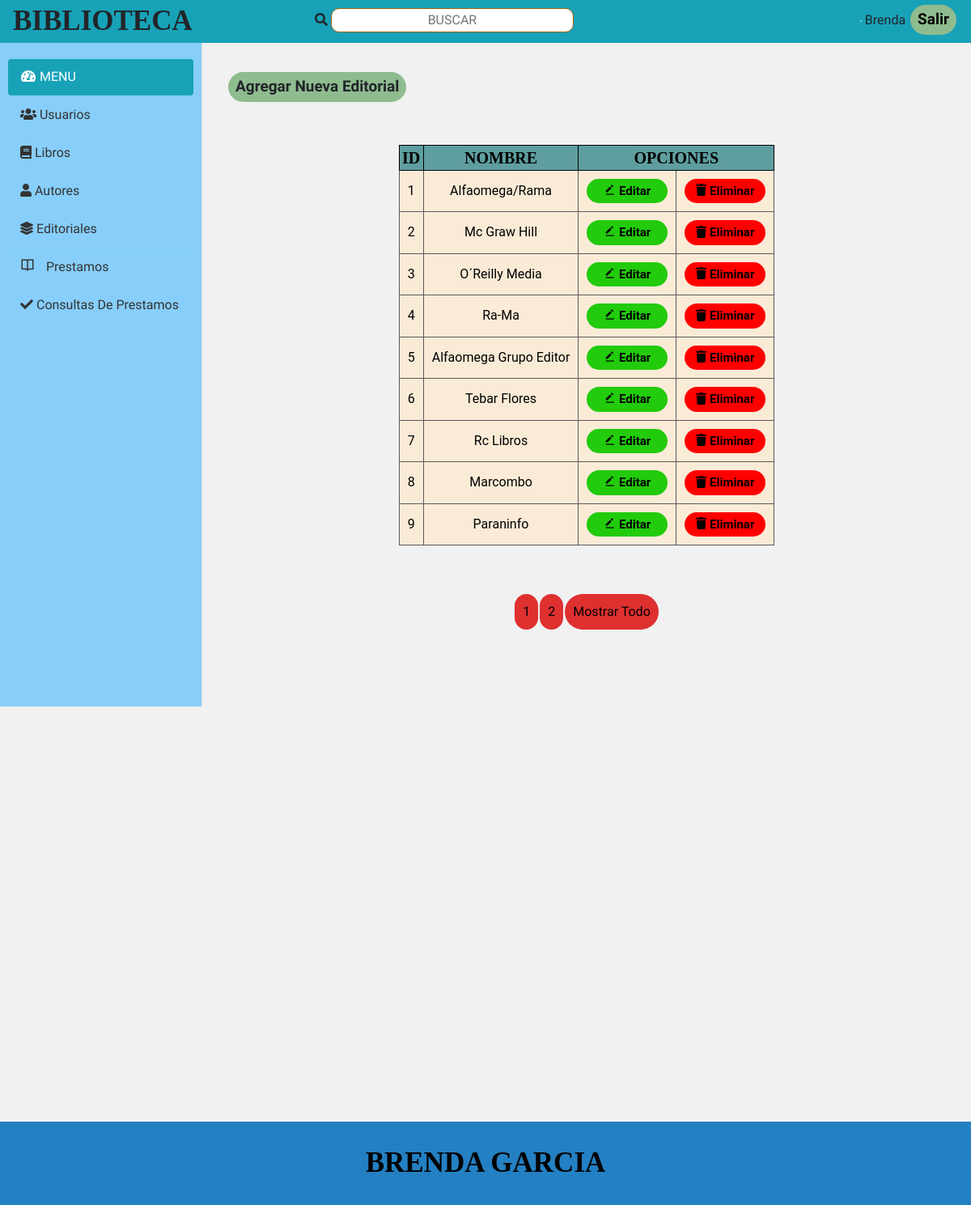
Screenshot of /editoriales.php (signed in) with the database file from the repository.
### tables this page shows
CREATE TABLE `editorial` 
(
  `Id`      INT(2)     NOT NULL,
  `Nombre` VARCHAR(45) NOT NULL,
  PRIMARY KEY (`Id`)
);

### editoriales.php (the view, shortened to what this page needs)
<?php include_once "header.php"; ?>
<section class="content">
<div id="tabla" class="tabla">
            <a class="BOTON" id="BAN" onclick="MostrarFormEd()">Agregar Nueva Editorial</a>
        </div>
        <div id="tabla" class="tabla">
            <form method="post" action="editoriales.php">
                <table  class="contenidotabla"  id="tblDatos">
                    <tr>
                <th>ID</th>
                <th>NOMBRE</th>
               <th align="center" colspan="2">OPCIONES</th>
                </tr>
                   <tbody class="edit">
                    <?php
                    require("conexion.php");
                    $consulta = "SELECT * FROM editorial";
                    $resultado = mysqli_query($conexion, $consulta);
                    while ($fila = mysqli_fetch_array($resultado)) {
                    ?>
                        <tr id="<?php echo $fila['Id']; ?>">
                            <td><?php echo $fila['Id']; ?></td>
                            <td><?php echo $fila['Nombre']; ?></td>
                            <td><a class="editar" href="#" onclick="editarEditoriales('<?php echo $fila['Id']; ?>')"><i class='bx bxs-edit-alt'></i> Editar</a></td>
                            <td>
                            <a class="eliminar" href="#" name="btEliminar" id="btEliminar" onclick="MModal('<?php echo $fila['Id']; ?>','editoriales.php')"  value="<?php echo $fila['Id']; ?>"><i class="fas fa-solid fa-trash"></i> Eliminar</a>
                            </td>
                        </tr>
                    <?php
                    }
                    ?>
                </table>
            </form>
            <div id="pagination-container">
                <ul id="pagination"></ul>
            </div>
        </div>
        </section>
        <?php include_once "footer.php"; ?>

### plantilla/css/styles.css (style rules this page uses)
body { background: #f1f1f1; font-family: 'Alef', sans-serif; }
.content { margin: 0; margin-top: 56px; padding: 30px; }
@media (min-width: 720px) { .content { margin-left: 250px; } }

### css/estilos.css (style rules this page uses)
* { margin: 0px; padding: 0px; }
.contenidotabla { border: 1px solid black; margin-top: 40px; margin: 50px auto; }
.contenidotabla th { border: 1px solid black; background-color:#5F9EA0; text-align: center; font-family: fantasy; color: #000; font-size: 20px; }
.contenidotabla td { border: 1px solid rgb(94, 88, 88); text-align: center; padding: 10px; color: #000; font-family: 'Roboto', sans-serif; }
.contenidotabla tbody { background-color: #FAEBD7; }
.editar { background-color:rgb(34, 203, 12); border: none; color: black; padding: 4px 3px; text-align: center; display: inline-block; font-weight: bold; font-size: 15px; width: 100px; cursor: pointer; border-radius: 20px; -webkit-transition-duration: 0.4s; transition-duration: 0.4s; }
.eliminar { background-color:red; border: none; color: black; padding: 4px 3px; text-align: center; text-decoration: none; display: inline-block; font-weight: bold; font-size: 15px; width: 100px; cursor: pointer; border-radius: 20px; -webkit-transition-duration: 0.4s; transition-duration: 0.4s; }
.BOTON { background-color:#8FBC8F; border: none; color: black; padding: 4px 9px; text-align: center; text-decoration: none; display: inline-block; font-weight: bold; font-size: 19px; margin: 3px 2px; cursor: pointer; border-radius: 20px; -webkit-transition-duration: 0.4s; transition-duration: 0.4s; }

### rows the page displays
editorial: Id "1", Nombre "Alfaomega/Rama"
editorial: Id "2", Nombre "Mc Graw Hill"
editorial: Id "3", Nombre "O´Reilly Media"
editorial: Id "4", Nombre "Ra-Ma"
editorial: Id "5", Nombre "Alfaomega Grupo Editor"
editorial: Id "6", Nombre "Tebar Flores"
editorial: Id "7", Nombre "Rc Libros"
editorial: Id "8", Nombre "Marcombo"
editorial: Id "9", Nombre "Paraninfo"

### other values shown
$_SESSION['user'] "Brenda"
